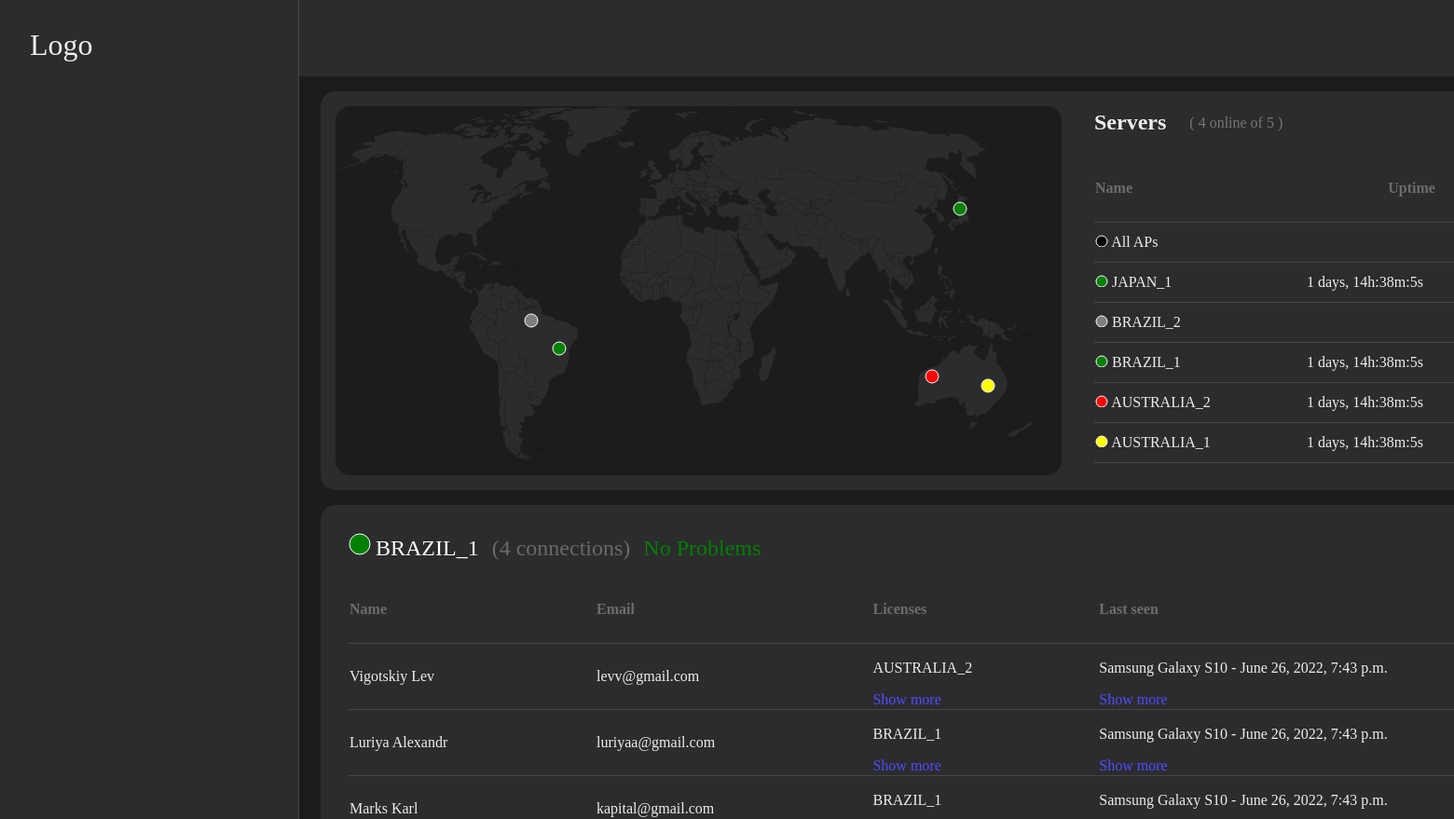
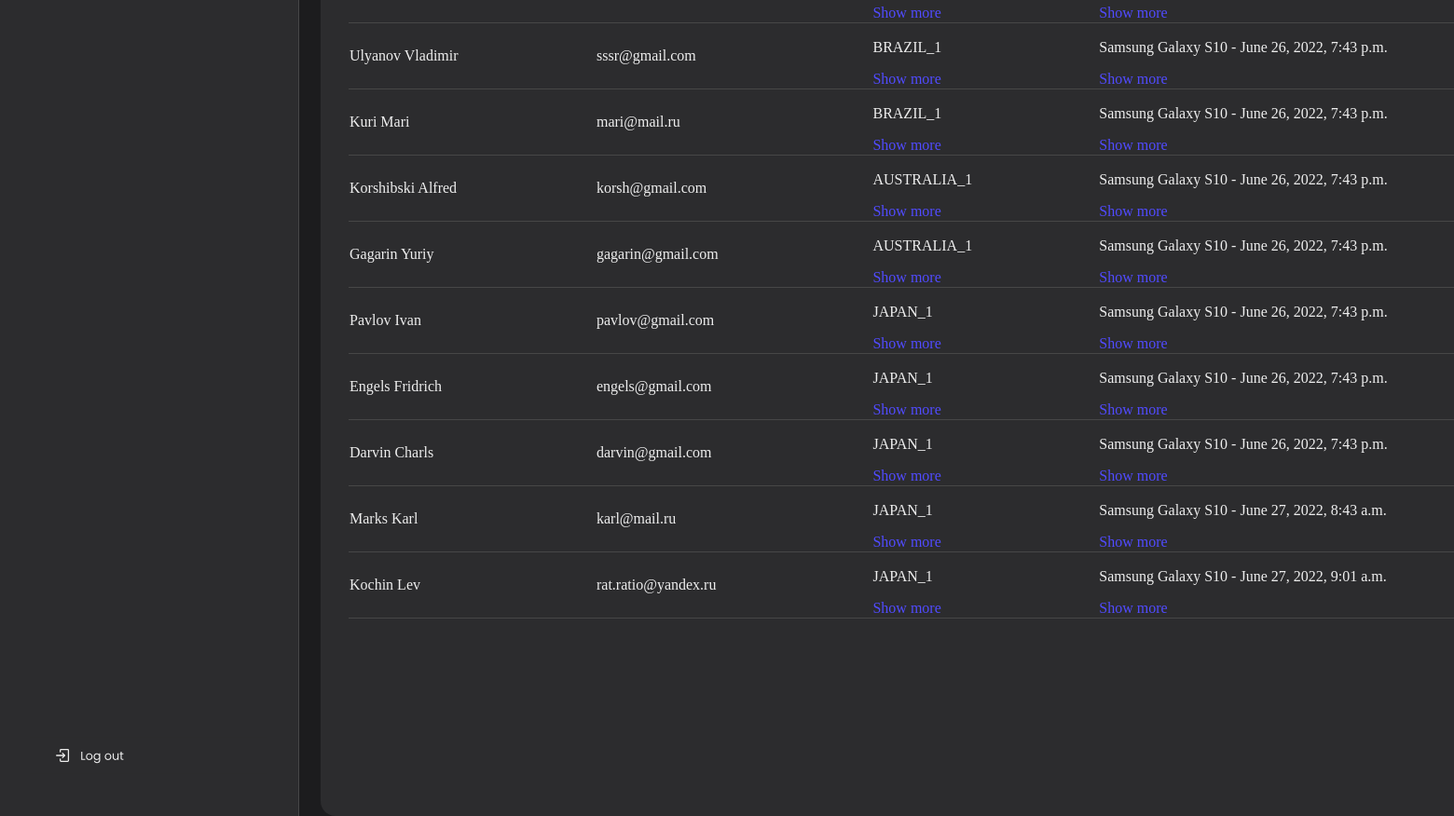
Page /vpndashboard/1/ on the committed database (2 pictures, top to bottom).
### vpnDashboard/models.py (models this page shows)
class vpn(models.Model):
    name = models.CharField(max_length=150, verbose_name='Наименование')
    status = models.CharField(max_length=50, verbose_name='Статус')
    creationTime = models.DateTimeField(default=datetime.datetime.now, verbose_name='Время запуска')
    coordinates = models.CharField(max_length=50, verbose_name='Координаты')
    profiles = models.ManyToManyField(profile)
    class Meta:
        verbose_name_plural = 'VPNs'
        verbose_name = 'VPN'
        ordering = ['-name']

class profile(models.Model):
    is_activated = models.BooleanField(default=True)
    user = models.OneToOneField(User, on_delete=models.CASCADE)
    lastseen = models.DateTimeField(default=datetime.datetime.now, verbose_name='Последний визит')
    devices = models.ManyToManyField(device, verbose_name='Устройства')
    class Meta:
        verbose_name_plural = 'Профили'
        verbose_name = 'Профиль'

class device(models.Model):
    name = models.CharField(max_length=100, verbose_name='Наименование')

### vpnDashboard/views.py (the view, shortened to what this page needs)
# urls.py: path('', index),
def index(request, vpnid):
    vpns = vpn.objects.all()
    totalprofilevpnsconnections = 0
    totalvpns = 0
    onlinevpns = 0
    for vpnobject in vpns:
        totalprofilevpnsconnections += vpnobject.profiles.count()
        totalvpns += 1
        if vpnobject.status != 'grey':
            onlinevpns += 1
    if vpnid is None:
        vpnid = vpns.first().id
    currentvpn = vpn.objects.get(pk=vpnid)
    profiles = profile.objects.all()
    form = UserForm()
    return render(request, 'index.html', {'vpns': vpns,
                                          'profiles': profiles,
                                          'currentvpn': currentvpn,
                                          'totalprofilevpnsconnections': totalprofilevpnsconnections,
                                          'onlinevpns': onlinevpns,
                                          'totalvpns': totalvpns,
                                          'form': form})

### templates/index.html (shortened to what this page needs)
{% load static %}
<!DOCTYPE html>
<html lang="en">
<head>
    <link rel="stylesheet" href="{% static 'styles.css' %}" type="text/css"/>
</head>
<body>
<header></header>
<div class="aside__nav">
    <span class="logo">Logo</span>
</div>
<div class="map--server__container">
    <div class="map__container">
    </div>
    <div class="server__list__container">
        <div class="general__server__info">
            <h2 style="color:#eeeeee">Servers</h2>
            <span class="servers__count">( {{ onlinevpns }} online of {{ totalvpns }}  )</span>
        </div>
        <div class="server__list__table">
            <table class="server__table__general--info">
                <thead>
                <tr>
                    <th id="vpn__name-th">Name</th>
                    <th>Uptime</th>
                </tr>
                </thead>
                <tbody>
                <tr>
                    <td>
                        <svg width="14" height="13">
                            <circle r="6" cx="7" cy="7" stroke="white" stroke-width="1" fill="black"/>
                        </svg>
                        All APs
                    </td>
                    <td></td>
                </tr>
                {% for vpn in vpns %}
                    <tr>
                        <td>
                            <a href="/vpndashboard/{{ vpn.id }}">
                                <svg width="14" height="13">
                                    <circle r="6" cx="7" cy="7" stroke="white" stroke-width="1"
                                            fill="{{ vpn.status }}"/>
                                </svg>
                                {{ vpn.name }}
                            </a>
                        </td>
                        <td id="connection__time{{ vpn.id }}">
                        </td>
                    </tr>
                {% endfor %}
                </tbody>
            </table>
        </div>
    </div>
</div>
<div class="server__info__container">
    <div style="margin:30px">
        <p>
            <svg width="25" height="24">
                <circle stroke="white" stroke-width="1" fill="{{ currentvpn.status }}" r="11" cx="12" cy="12"/>
            </svg>
            <span class="vpn__title">{{ currentvpn.name }}</span>
            <span class="status__title" style="color: dimgrey">({{ currentvpn.profiles.all|length }} connections)</span>
            {% if currentvpn.status == 'green' %}
                <span class="status__title" style="color:green">No Problems</span>
            {% endif %}
        </p>
        <table class="server__table__detailed--info">
            <thead>
            <tr>
                <th id="profile__name-th">Name</th>
                <th>Email</th>
                <th>Licenses</th>
                <th>Last seen</th>
            </tr>
            </thead>
            <tbody>
            {% for profile in profiles %}
                <tr>
                    <td style="cursor:pointer"
                        onclick="openUserInfoDetailes(event, {{ profile.user.id }})">{{ profile.user.last_name }} {{ profile.user.first_name }}</td>
                    <td>{{ profile.user.email }}</td>
                    <td id="profile__row{{ profile.id }}" class="profile__rows">
                        {% for vpnobj in vpns %}
                            {% for profilevpnobj in vpnobj.profiles.all %}
                                {% if profilevpnobj.id == profile.id %}
                                    <p class="vpn__table__info" style="display: flex; justify-content: space-between;">
                                        {{ vpnobj.name }}
                                    </p>
                                {% endif %}
                            {% endfor %}
                        {% endfor %}
                        <span onclick="showElements(event, {{ profile.id }})" class="show__more">Show more</span>
                    </td>
                    <td id="device--lastseen__col{{ profile.id }}">
                        {% for device in profile.devices.all %}
                            <p id="device--lastseen__profile{{ device.id }}">
                                {{ device.name }} - {{ profile.lastseen }}
                            </p>
                        {% endfor %}
                        <span onclick="showDevices(event, {{ profile.id }})" class="show__more">Show more</span>
                    </td>
                </tr>
            {% endfor %}
            </tbody>
        </table>
    </div>
</div>
</body>
</html>

### vpnDashboard/static/styles.css (style rules this page uses)
body { background-color: #1C1C1E; font-family: 'Poppins'; }
header { position: absolute; width: 1600px; height: 82px; left: 320px; top: 0px; background-color: #2C2C2E; }
th { color: #6c6c6c; }
a { color: #eeeeee; text-decoration: none; }
#vpn__name-th { text-align: left; }
.nav__link { display: flex; flex-direction: row; align-items: center; padding: 9px 32px; gap: 12px; position: absolute; width: 255px; height: 48px; left: 0px; bottom: 32px; background: #2C2C2E; }
.logo { position: absolute; width: 77px; height: 48px; left: 32px; top: 24px; font-style: normal; font-weight: 500; font-size: 32px; line-height: 48px; display: flex; align-items: center; color: #EEEEEE; }
.aside__nav { position: absolute; width: 320px; height: 1755px; left: 0px; top: 0px; bottom: 0px; background-color: #2C2C2E; border-right: 1px solid #474747; }
.map--server__container { position: absolute; width: 1552px; height: 428px; left: 344px; top: 98px; background-color: #2C2C2E; border-radius: 16px; }
.map__container { position: absolute; width: 779px; height: 396px; left: 16px; top: 16px; background: #1C1C1E; border-radius: 16px; }
.server__info__container { position: absolute; width: 1552px; height: 1213px; left: 344px; top: 542px; background-color: #2C2C2E; border-radius: 16px; overflow: hidden; }
.server__list__container { position: absolute; left: 830px; top: 0px; overflow: hidden; }
.general__server__info { display: inline-flex; }
.servers__count { color: #767676; padding: 25px; }
.server__table__detailed--info { width: 1500px; border-collapse: collapse; }
.server__table__detailed--info th { text-align: left; height: 70px; }
.server__table__detailed--info td { color: #eeeeee; height: 40px; font-size: 16px; border-top: 1px solid #474747; border-bottom: 1px solid #474747; }
.server__table__general--info { width: 100%; border-collapse: collapse; }
.server__table__general--info th { height: 70px; width: 225px; }
.server__table__general--info td { color: #eeeeee; height: 40px; font-size: 16px; border-top: 1px solid #474747; border-bottom: 1px solid #474747; }
.show__more { color: #514bff; cursor: pointer; }
.status__title { margin-left: 10px; font-size: 24px; }
.vpn__title { color: white; font-size: 24px; }

### rows in the picture
vpn: name "JAPAN_1"
vpn: name "BRAZIL_2"
vpn: name "BRAZIL_1", profiles.all|length "4"
vpn: name "AUSTRALIA_2"
vpn: name "AUSTRALIA_1"
profile: user.last_name "Vigotskiy", user.first_name "Lev", user.email "levv@gmail.com", lastseen "June 26, 2022, 7:43 p.m."
device: name "Samsung Galaxy S10"
profile: user.last_name "Luriya", user.first_name "Alexandr", user.email "luriyaa@gmail.com", lastseen "June 26, 2022, 7:43 p.m."
profile: user.last_name "Marks", user.first_name "Karl", user.email "kapital@gmail.com", lastseen "June 26, 2022, 7:43 p.m."
profile: user.last_name "Ulyanov", user.first_name "Vladimir", user.email "sssr@gmail.com", lastseen "June 26, 2022, 7:43 p.m."
profile: user.last_name "Kuri", user.first_name "Mari", user.email "mari@mail.ru", lastseen "June 26, 2022, 7:43 p.m."
profile: user.last_name "Korshibski", user.first_name "Alfred", user.email "korsh@gmail.com", lastseen "June 26, 2022, 7:43 p.m."
profile: user.last_name "Gagarin", user.first_name "Yuriy", user.email "gagarin@gmail.com", lastseen "June 26, 2022, 7:43 p.m."
profile: user.last_name "Pavlov", user.first_name "Ivan", user.email "pavlov@gmail.com", lastseen "June 26, 2022, 7:43 p.m."
profile: user.last_name "Engels", user.first_name "Fridrich", user.email "engels@gmail.com", lastseen "June 26, 2022, 7:43 p.m."
profile: user.last_name "Darvin", user.first_name "Charls", user.email "darvin@gmail.com", lastseen "June 26, 2022, 7:43 p.m."
profile: user.last_name "Marks", user.first_name "Karl", user.email "karl@mail.ru", lastseen "June 27, 2022, 8:43 a.m."
profile: user.last_name "Kochin", user.first_name "Lev", user.email "rat.ratio@yandex.ru", lastseen "June 27, 2022, 9:01 a.m."

### other values in the picture
{{ onlinevpns }} "4"
{{ totalvpns }} "5"
